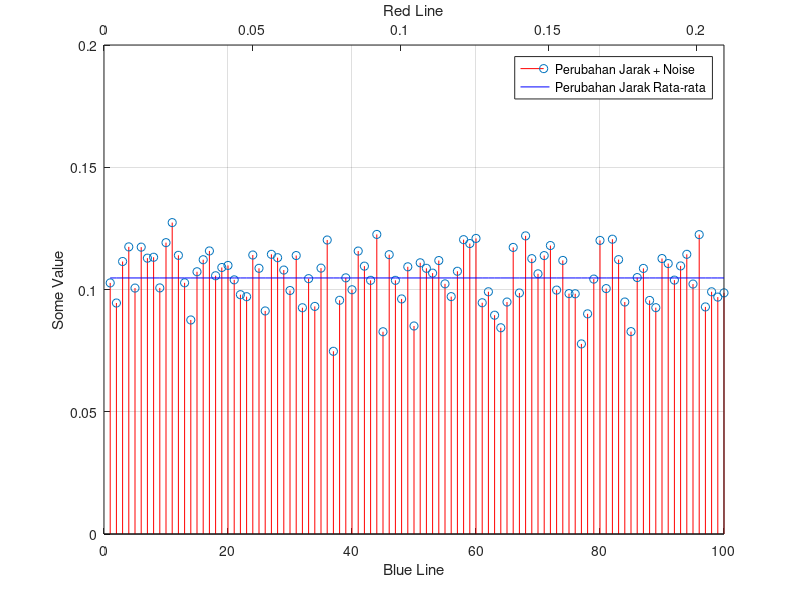

Source code (MATLAB):
%% asumsi:
% kecepatan alatnya rata-rata 50 cm/s
% rotary memberikan output: 360 pulse per revolution
% diameter roda alat: 6 cm

% berapa kecepatan rata-rata kalo satuannya pulse per second?
% 50/37.7 * 360 = 477.5 pulse/s

% kalau rata2 kecepatan 50 cm/s berapa pulse yang terjadi dalam waktu 1 detik
% 1 detik = 50 cm = 477.5 pulse

% kalau rata2 kecepatan 50 cm/s, 1 pulse berapa jaraknya?
% 50 cm / 477.5 pulse = 0.104 cm/pulse = 377/3600

% kalau rata2 kecepatan 50 cm/s, 1 pulse berapa detik?
% 1 s / 477.5 pulse = 0.002094 s/pulse = 377/180000

%% bikin data dummy

clear; close all; clc;

pulse_in_cm = 377/3600;
pulse_in_s  = 377/180000;
n_sample = 10000;

d_jarak = repmat(pulse_in_cm, 1, n_sample);
d_jarak_noise = repmat(pulse_in_cm, 1,n_sample) + normrnd(0, 0.01, [1, n_sample]);

d_t  = repmat(pulse_in_s, 1, n_sample);
time = cumsum(d_t);

%% gambar2

sample_to_plot = 100;
 
figure(1);

% Create the first axes
hax1 = axes();

% Plot something here
hplot1 = stem(d_jarak_noise(1:sample_to_plot), 'Color', 'r');
axis([0 sample_to_plot 0 0.2]);

grid on;

% get handle to current axes
hax1 = gca;
% set box property to off 
set(hax1,'box','off','color','white')

hax2 = axes('Position', get(hax1, 'Position'),'box','off', ...  % Copy position
            'XAxisLocation', 'top', ...             % Put the x axis on top
            'YAxisLocation', 'right', ...           % Doesn't really matter           
            'Color', 'none', ...                    % Make it transparent
            'YTick', []); 


hplot2 = line(time(1:sample_to_plot), d_jarak(1:sample_to_plot), 'Color', 'b', 'Parent', hax2);
axis([0 time(sample_to_plot) 0 0.2]);

% Link the y limits and position together
linkprop([hax1, hax2], {'ylim', 'Position'});

% Draw some labels
xlabel(hax1, 'Blue Line');
xlabel(hax2, 'Red Line');
ylabel(hax1, 'Some Value');

% Add a legend? Why not?!
legend([hplot1, hplot2], {'Perubahan Jarak + Noise', 'Perubahan Jarak Rata-rata'})